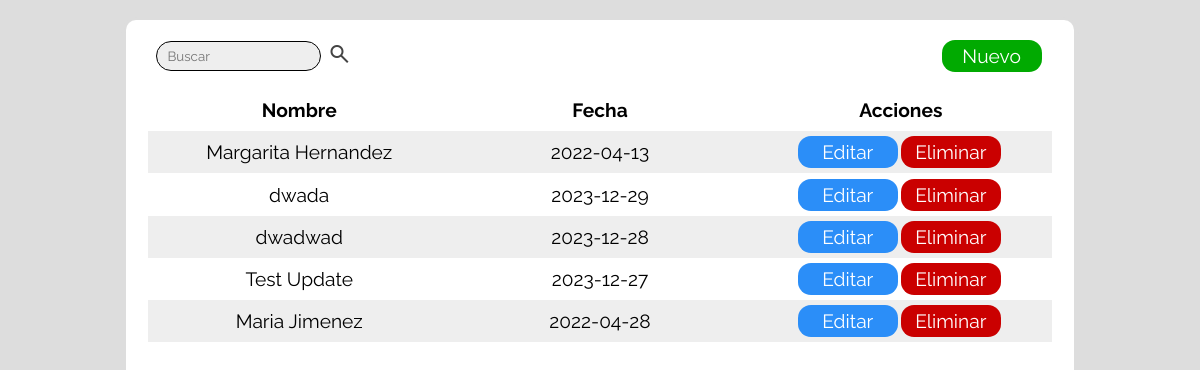
The page /home on the database its author committed.
### tables this page shows
CREATE TABLE "historial" (
            "id" integer NOT NULL PRIMARY KEY AUTOINCREMENT,
            "created_at" TIMESTAMP NOT NULL DEFAULT CURRENT_TIMESTAMP,
            "updated_at" TIMESTAMP NOT NULL DEFAULT CURRENT_TIMESTAMP,
            "datos_fecha" date NOT NULL,
            "datos_nombre" varchar(100) NOT NULL,
            "datos_sexo" varchar(20) NULL,
            "datos_edad" varchar(5) NULL,
            "datos_telefono" varchar(15) NULL,
            "datos_ocupacion" varchar(20) NULL,
            "datos_estado" varchar(20) NULL,
            "datos_nacimiento" varchar(20) NULL,
            "apnp_tabaquismo" varchar(50) NULL,
            "apnp_etilismo" varchar(50) NULL,
            "apnp_actividad" varchar(50) NULL,
            "apnp_accesibilidad" varchar(50) NULL,
            "apnp_pasatiempos" varchar(50) NULL,
            "apnp_otros" varchar(50) NULL,
            "app_dbt_check" bool NULL,
            "app_dbt_text" varchar(50) NULL,
            "app_hta_check" bool NULL,
            "app_hta_text" varchar(50) NULL,
            "app_cancer_check" bool NULL,
            "app_cancer_text" varchar(50) NULL,
            "app_transf_check" bool NULL,
            "app_transf_text" varchar(50) NULL,
            "app_cpt_check" bool NULL,
            "app_cpt_text" varchar(50) NULL,
            "app_alergia_check" bool NULL,
            "app_alergia_text" varchar(50) NULL,
            "app_enfr_check" bool NULL,
            "app_enfr_text" varchar(50) NULL,
            "app_fx_check" bool NULL,
            "app_fx_text" varchar(50) NULL,
            "app_cx_check" bool NULL,
            "app_cx_text" varchar(50) NULL,
            "app_sv_check" bool NULL,
            "app_sv_text" varchar(50) NULL,
            "neuro_reflejos_check" bool NULL,
            "neuro_sensibilidad_check" bool NULL,
            "neuro_lenguaje_check" bool NULL,
            "neuro_otros_check" bool NULL,
            "neuro_otros_text" varchar(50) NULL,
            "contractura_sitio" varchar(50) NULL,
            "marcha_libre_check" bool NULL,
            "marcha_claudicante_check" bool NULL,
            "marcha_ayuda_check" bool NULL,
            "marcha_espastica_check" bool NULL,
            "marcha_ataxica_check" bool NULL,
            "marcha_otro_check" bool NULL,
            "marcha_otro_text" varchar(50) NULL,
            "vi_independiente_check" bool NULL,
            "vi_ayuda_check" bool NULL,
            "vi_silla_check" bool NULL,
            "vi_camilla_check" bool NULL,
            "vf_independiente_check" bool NULL,
            "vf_ayuda_check" bool NULL,
            "vf_silla_check" bool NULL,
            "vf_camilla_check" bool NULL,
            "dolor_sitio" varchar(50) NULL,
            "dolor_irradiacion" varchar(50) NULL,
            "dolor_inicial" varchar(20) NULL,
            "dolor_final" varchar(20) NULL,
            "dolor_observaciones" varchar(500) NULL,
            "antecedentes" varchar(1000) NULL,
            "motivo" varchar(1000) NULL,
            "resumen" varchar(1000) NULL,
            "diagnostico" varchar(1000) NULL,
            "observaciones" varchar(1000) NULL,
            "plan" varchar(1000) NULL,
            "apendices" varchar(2000) NULL
    );

### App/registros.py (the view)
@bp.route('/home', methods=['GET'])
def home():
    db, c = get_db()
    print(request.args.get('search'))
    if (search := request.args.get('search', None)):
        c.execute('''
                SELECT id, datos_nombre, datos_fecha FROM historial
                WHERE datos_nombre LIKE ?
                ORDER BY updated_at DESC
                ''', ('%'+search+'%',))
    else:
        c.execute(
            'SELECT id, datos_nombre, datos_fecha FROM historial ORDER BY updated_at DESC')
    registros = c.fetchall()
    return render_template('home.html', registros=registros)

### App/db.py (called while the page is built)
def get_db():
    if 'db' not in g:
        g.db = sqlite3.connect("database/database.db")
        g.db.row_factory = sqlite3.Row
        g.c = g.db.cursor()
    return g.db, g.c

### App/templates/home.html (shortened to what this page needs)
{% extends "base.html" %} {% block title %}Pacientes{% endblock title %} {%
block content %}
<div class="nav">
  <form action="" method="get">
    <input name="search" autocomplete='off' class="search" type="text" placeholder="Buscar"/>
    <button type="submit"><span class="material-symbols-outlined">
      </span></button>
  </form>
  <a href="{{url_for('reg.nuevo')}}" class="button new">Nuevo</a>
</div>
<table>
  <tr>
    <th>Nombre</th>
    <th>Fecha</th>
    <th>Acciones</th>
  </tr>
  {% for registro in registros %}
  <tr>
    <td>{{registro.datos_nombre}}</td>
    <td>{{registro.datos_fecha}}</td>
    <td class='actions'>
      <a class="button edit" href="{{url_for('reg.edit', id=registro.id)}}"
        >Editar</a>
      <button class="delete" onclick="delete_card({{registro.id}})">Eliminar</button>
    </td>
  </tr>
  {% endfor %}
</table>
{% endblock content %}

### App/static/css/style.css (style rules this page uses)
* { font-family: 'Raleway', sans-serif; }
.material-symbols-outlined { font-variation-settings: 'FILL' 0, 'wght' 400, 'GRAD' 0, 'opsz' 24 }
table { width: 100%; display: table; }
tr { display: flex; justify-content: space-evenly; column-gap: 0; height: 2.2em; align-items: center; }
tr:nth-child(even) { background-color: #eee; }
tr th { width: 33%; }
tr td { width: 33%; text-align: center; }
.actions { display: grid; grid-template-columns: 105px 105px; justify-content: center; }
button { width: 100px; height: 32px; color: white; border-radius: 13px; border-width: 0; font-size: 19.2px; }
.button { border-radius: 13px; margin-left: 2px; margin-right: 2px; border: none; color: white; padding-top: 5px; padding-bottom: 5px; width: 100px; text-decoration: none; }
.edit { background-color: rgb(43, 142, 248); }
.new { background-color: rgb(1, 170, 1); text-align: center; }
.delete { background-color: rgb(202, 0, 0); }
.nav form { display: flex; align-items: center; }
.nav form button { color: #444; background-color: rgba(0, 0, 0, 0.0); width: auto; }
.search { background-color: #eee; border: 1px solid; height: 2em; border-radius: 30px; padding-left: 10px; }
.nav { margin-bottom: 15px; display: flex; justify-content: space-between; padding-left: 10px; padding-right: 10px; }

### rows shown on the page
historial: datos_nombre "Margarita Hernandez", datos_fecha "2022-04-13"
historial: datos_nombre "dwada", datos_fecha "2023-12-29"
historial: datos_nombre "dwadwad", datos_fecha "2023-12-28"
historial: datos_nombre "Test Update", datos_fecha "2023-12-27"
historial: datos_nombre "Maria Jimenez", datos_fecha "2022-04-28"
